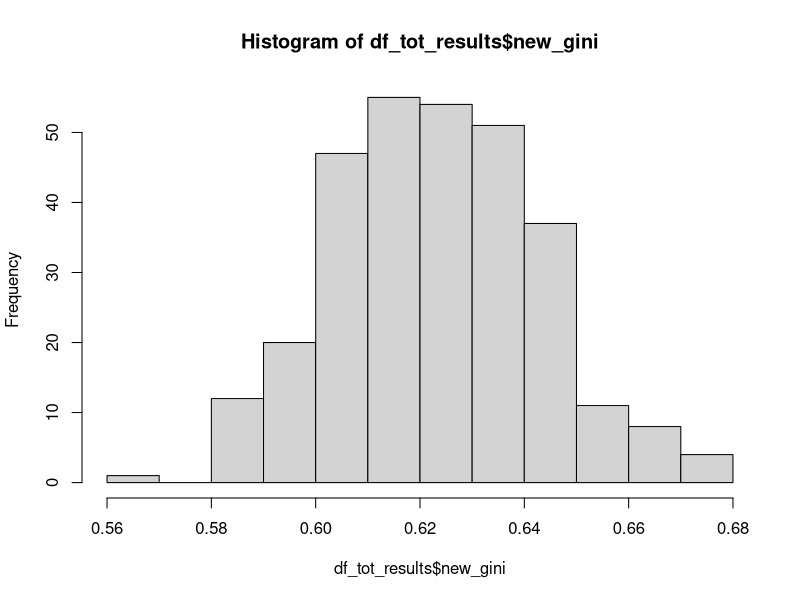
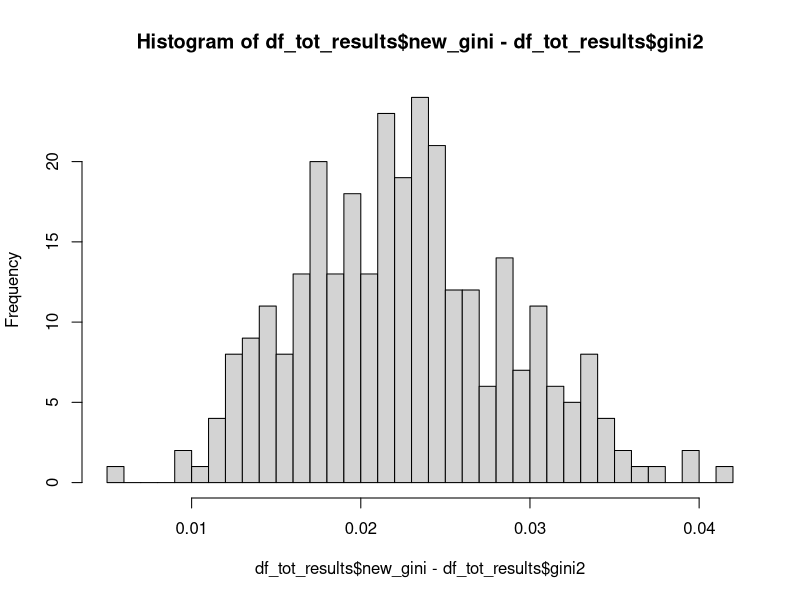
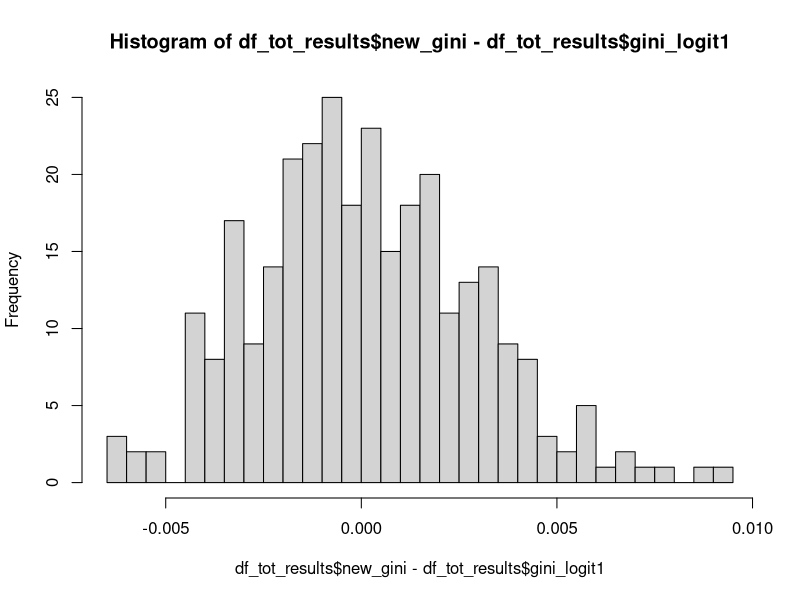

Generate these figures, in order, with R:
library(MASS)

my_gini<-function(resp, pred){
  c<-pred[order(pred)]
  d<-resp[order(pred)]
  bc<-c(0, cumsum(d)/sum(d))
  gc<-c(0, cumsum(1-d)/sum(1-d))
  sum((gc[2:(length(gc))]-gc[1:(length(gc)-1)])*(bc[2:(length(bc))]+bc[1:(length(bc)-1)]))-1} 

ginic<-function(bc, gc){
  #function for gini when we have cumulative goods and bads vectors
  sum((gc[2:(length(gc))]-gc[1:(length(gc)-1)])*
        (bc[2:(length(bc))]+bc[1:(length(bc)-1)]))-1
} 

gini_crd<-function(rho=0.5, defrate=0.1, gran=10000) {
  #function translating rho into gini for a given defrate
  drates_i<-pnorm(qnorm(defrate), rho*(qnorm(1:(gran-1)/gran)),sqrt(1-rho^2))
  drates_2i<-(c(1, drates_i)+c(drates_i, 0))/2
  return(ginic(cumsum((drates_2i)/sum(drates_2i)), cumsum((1-drates_2i)/sum(1-drates_2i))))
}

r_from_gini<-function(gini, defaultrate=.1){
  phi_s1<-function(x){gini_crd(rho=x, defrate=defaultrate, gran=100000)-gini}
  uniroot(phi_s1,lower=0,upper=1,tol = .Machine$double.eps)$root
}

gini_combine_calculator<-function(g1, g2, corr, defaultrate){
  #rho_s1
  phi_s1<-function(x){gini_crd(rho=x, defrate=defaultrate, gran=100000)-g1}
  rho_s1<-uniroot(phi_s1,lower=0,upper=1,tol = .Machine$double.eps)$root
  #rho_s2
  phi_s2<-function(x){gini_crd(rho=x, defrate=defaultrate, gran=100000)-g2}
  rho_s2<-uniroot(phi_s2,lower=0,upper=1,tol = .Machine$double.eps)$root
  
  (a_opt<-(corr*rho_s2-rho_s1)/(corr*rho_s1-rho_s2))
  corr_opt<-(a_opt*rho_s1+rho_s2)/sqrt(a_opt^2+2*a_opt*corr+1)
  g_result0<-gini_crd(corr_opt, defaultrate, gran=100000)
  g_result1<-if(a_opt<0 | a_opt>1000) {NaN} else {g_result0}
  return(c(new_gini=g_result1, 
           a_opt=a_opt, score_1_weight=a_opt/(1+a_opt), score_2_weight=1/(1+a_opt), 
           rho1=rho_s1, rho2=rho_s2, new_corr=corr_opt, gini1=g1, gini2=g2, corr=corr, defrate=defaultrate))
}

#simulation attempt1

# input g1, g2, b, r
# gini_new_from_theor, a_from_theor
# sample1 g1, g2, b, r, gini_new_from_samp1, a_from_samp_1, gini_new_a_from_samp1, a_logit_samp1, gini_a_logit_samp1, amax, a_gini_max, gini_a_gini_max)
# sample2 (...) gini_samp2_a_from_samp1, gini_logit1


#set.seed(500)
m <- 3
n <- 5000
gini1<-.4
gini2<-.6
corrs<-.4
dfrate<-.1
sigma <- matrix(c(1, corrs, r_from_gini(gini1, dfrate),
                  corrs, 1, r_from_gini(gini2, dfrate),
                  r_from_gini(gini1, dfrate), r_from_gini(gini2, dfrate), 1), 
                nrow=3)



tot_results<-list()

rest<-gini_combine_calculator(gini1, gini2, corrs, dfrate)

for (i in 1:300){
z <- mvrnorm(n,mu=rep(0, m),Sigma=sigma)
df<-z
df[,3]<-(z[,3]<qnorm(dfrate))*1
df<-data.frame(df)
names(df)<-c('s1', 's2', 'default_flag')

#my_gini(df$default_flag, df$s1)
#my_gini(df$default_flag, df$s2)
#cor(df$s1, df$s2)
#mean(df$default_flag)
res1<-gini_combine_calculator(my_gini(df$default_flag, df$s1), my_gini(df$default_flag, df$s2), cor(df$s2, df$s1), mean(df$default_flag))

gini_a_opt<-my_gini(df$default_flag, res1['a_opt']*df$s1+df$s2)

mylogit <- glm(I(1-default_flag) ~ s1 + s2, data = df, family = "binomial")
myprobit <- glm(I(1-default_flag) ~ s1 + s2, data = df, family = binomial(link="probit"))
logit1_a<-mylogit$coefficients[2]/mylogit$coefficients[3]
probit1_a<-myprobit$coefficients[2]/myprobit$coefficients[3]

#my_gini(mylogit$y, -mylogit$fitted.values)
gini_logit1<-my_gini(df$default_flag, logit1_a*df$s1+df$s2)

#my_gini(myprobit$y, -myprobit$fitted.values)
gini_probit1<-my_gini(df$default_flag, probit1_a*df$s1+df$s2)

f<-function(x){my_gini(df$default_flag, x*df$s1+df$s2)}
res1_optim<-optimize(f, c(0,1000), maximum = TRUE)
#my_gini(df$default_flag, res1_optim$maximum*df$s1+df$s2)

z2 <- mvrnorm(n,mu=rep(0, m),Sigma=sigma)
#library(psych)
# cor(z)
# cor(z,method='spearman')
df2<-z2
df2[,3]<-(z2[,3]<qnorm(dfrate))*1
df2<-data.frame(df2)
names(df2)<-c('s1', 's2', 'default_flag')

tot_results[[length(tot_results)+1]]<-c(i=i, 
                                    n=n, 
                                    # rest,
                                    res1, 
                                    gini_a_opt=gini_a_opt,
                                    gini_logit1=gini_logit1,
                                    gini_probit1=gini_probit1,
                                    res1_optim, 
                                    sample2_gini_a_opt_t=my_gini(df2$default_flag, rest['a_opt']*df2$s1+df2$s2),
                                    sample2_gini_a_opt_1=my_gini(df2$default_flag, res1['a_opt']*df2$s1+df2$s2),
                                    sample2_gini_logit1=my_gini(df2$default_flag, logit1_a*df2$s1+df2$s2),
                                    sample2_gini_probit1=my_gini(df2$default_flag, probit1_a*df2$s1+df2$s2),
                                    sample2_gini_max1=my_gini(df2$default_flag, res1_optim$maximum*df2$s1+df2$s2))
}

bind_tot_results<-do.call("rbind", tot_results)
df_tot_results<-data.frame(matrix(unlist(bind_tot_results), ncol=length(tot_results[[1]])))
names(df_tot_results)<-names(tot_results[[1]])

hist(df_tot_results$new_gini)
rest['new_gini']
mean(df_tot_results$new_gini)
sd(df_tot_results$new_gini)

unname(rest['new_gini']/rest['gini2'])
mean(df_tot_results$new_gini/df_tot_results$gini2)
sd(df_tot_results$new_gini/df_tot_results$gini2)

unname(rest['new_gini']-rest['gini2'])
hist(df_tot_results$new_gini-df_tot_results$gini2, breaks=30)
mean(df_tot_results$new_gini-df_tot_results$gini2)
sd(df_tot_results$new_gini-df_tot_results$gini2)

hist(df_tot_results$new_gini-df_tot_results$gini_logit1, breaks=30)
mean(df_tot_results$new_gini-df_tot_results$gini_logit1)
sd(df_tot_results$new_gini-df_tot_results$gini_logit1)


#library(dplyr)
#df_tot_results %>% mutate(ginincrease=new_gini-gini2)%>%select(gini2, new_gini, ginincrease)%>%View()
